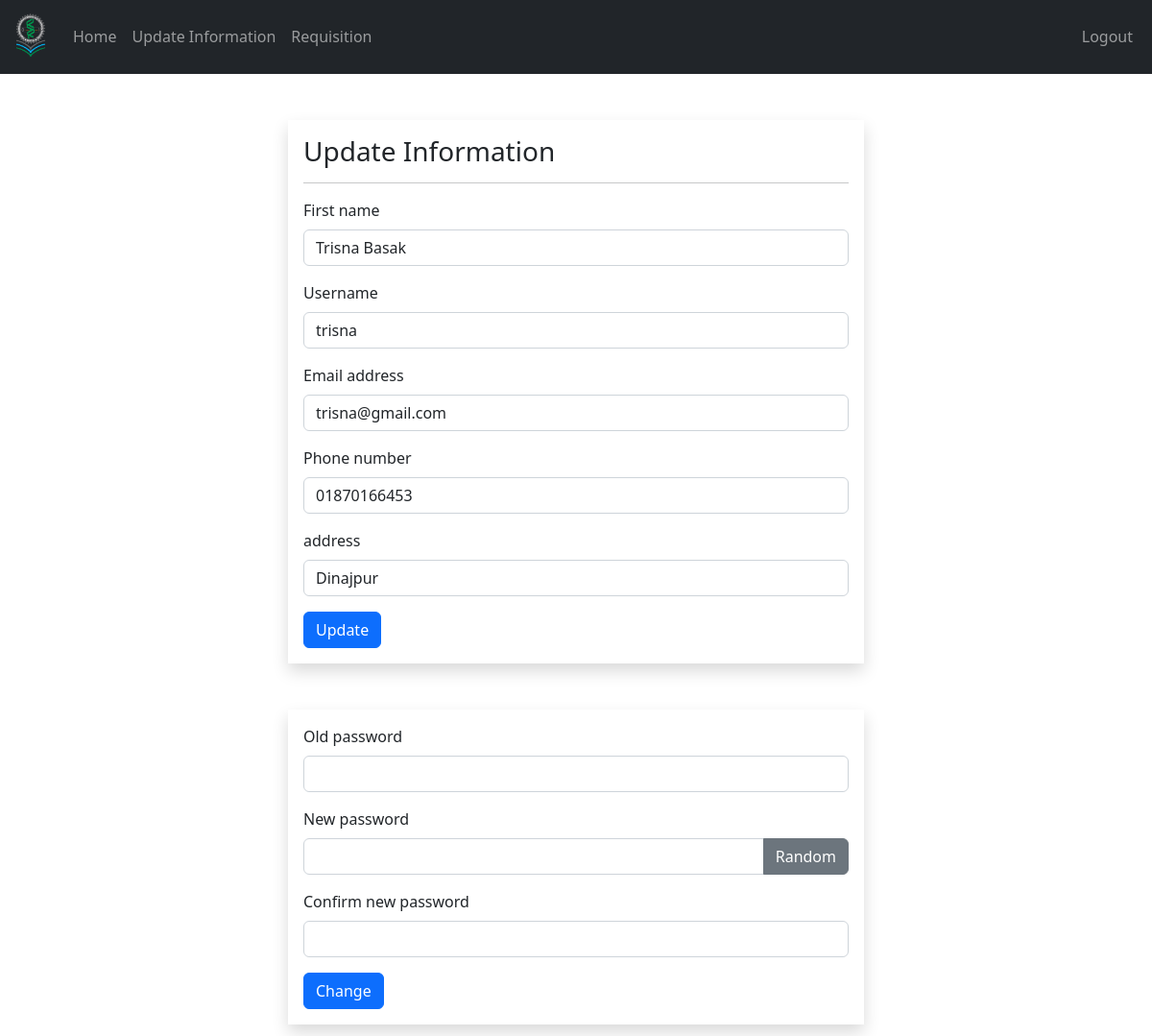
Page /Teacher/pass.php (signed in) on the committed database.
### tables this page shows
CREATE TABLE `teachers` (
  `teacher_id` int(11) NOT NULL,
  `username` varchar(127) NOT NULL,
  `password` varchar(255) NOT NULL,
  `fname` varchar(127) NOT NULL,
  `title_name` varchar(200) NOT NULL,
  `d_name` varchar(200) NOT NULL,
  `f_name` varchar(200) NOT NULL,
  `address` varchar(31) NOT NULL,
  `phone_number` varchar(31) NOT NULL,
  `email_address` varchar(255) NOT NULL
);

### Teacher/data/teacher.php (called while the page is built, shortened)
<?php
function getTeacherById($teacher_id, $conn){
   $sql = "SELECT * FROM teachers
           WHERE teacher_id=?";
   $stmt = $conn->prepare($sql);
   $stmt->execute([$teacher_id]);
   if ($stmt->rowCount() == 1) {
     $teacher = $stmt->fetch();
     return $teacher;
   }else {
    return 0;
   }
}

### Teacher/pass.php (the view, shortened to what this page needs)
<?php
if (isset($_SESSION['teacher_id']) &&
    isset($_SESSION['role'])) {
    if ($_SESSION['role'] == 'Teacher') {
      include "../DB_connection.php";
       include "data/teacher.php";
       $teacher_id = $_SESSION['teacher_id'];
       $teacher = getTeacherById($teacher_id, $conn);
 ?>
<!DOCTYPE html>
<html lang="en">
<head>
	<link rel="stylesheet" href="https://cdn.jsdelivr.net/npm/bootstrap@5.2.0/dist/css/bootstrap.min.css">
	<link rel="stylesheet" href="../css/style.css">
  <link rel="stylesheet" href="https://cdnjs.cloudflare.com/ajax/libs/font-awesome/4.7.0/css/font-awesome.min.css">
</head>
<body>
    <?php
        include "inc/navbar.php";
     ?>
     <div class="d-flex justify-content-center align-items-center flex-column">
     <form method="post"
              class="shadow p-3 mt-5 form-w"
              action="req/teacher-edit.php">
        <h3>Update Information</h3><hr>
          <div class="mb-3">
          <label class="form-label">First name</label>
          <input type="text"
                 class="form-control"
                 value="<?=$teacher['fname']?>"
                 name="fname">
        </div>
        <div class="mb-3">
          <label class="form-label">Username</label>
          <input type="text"
                 class="form-control"
                 value="<?=$teacher['username']?>"
                 name="username">
        </div>
        <div class="mb-3">
          <label class="form-label">Email address</label>
          <input type="text"
                 class="form-control"
                 value="<?=$teacher['email_address']?>"
                 name="email_address">
        </div>
        <div class="mb-3">
          <label class="form-label">Phone number</label>
          <input type="text"
                 class="form-control"
                 value="<?=$teacher['phone_number']?>"
                 name="phone_number">
        </div>
        <div class="mb-3">
          <label class="form-label">address</label>
          <input type="text"
                 class="form-control"
                 value="<?=$teacher['address']?>"
                 name="address">
        </div>
      <button type="submit"
              class="btn btn-primary">
              Update</button>
     </form>
          <form method="post"
              class="shadow p-3 my-5 form-w"
              action="req/teacher-change.php"
              id="change_password">
       <div class="mb-3">
            <div class="mb-3">
            <label class="form-label">Old password</label>
                <input type="password"
                       class="form-control"
                       name="old_pass">
          </div>
            <label class="form-label">New password </label>
            <div class="input-group mb-3">
                <input type="text"
                       class="form-control"
                       name="new_pass"
                       id="passInput">
                <button class="btn btn-secondary"
                        id="gBtn">
                        Random</button>
            </div>
          </div>
          <div class="mb-3">
            <label class="form-label">Confirm new password  </label>
                <input type="text"
                       class="form-control"
                       name="c_new_pass"
                       id="passInput2">
          </div>
          <button type="submit"
              class="btn btn-primary">
              Change</button>
        </form>
     </div>
</body>
</html>
<?php
  }else {
    header("Location: ../login.php");
    exit;
  }
}else {
	header("Location: ../login.php");
	exit;
}
?>

### css/style.css (style rules this page uses)
.form-w { max-width: 600px; width: 100%; }

### rows in the picture
teachers: fname "Trisna Basak", username "trisna", email_address "trisna@gmail.com", phone_number "01870166453", address "Dinajpur"
